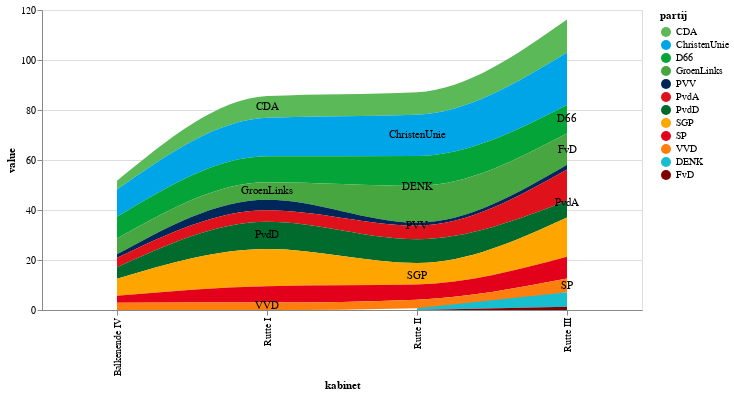

The notebook cell saved with this chart:
### Code cell
# Step 1: create the line
metric_of_interest = 'aantal_succesvolle_moties_zetel'
data = party_perf[party_perf['stat'] == metric_of_interest]
parties=list(party_perf['partij'].unique())
# https://imagecolorpicker.com/
party_colors = {
'CDA':'#5cb957',
 'ChristenUnie':'#00a5e8',
 'D66':'#04a438',
 'GroenLinks':'#48a641',
 'PVV':'#002759',
 'PvdA':'#df111a',
 'PvdD':'#006b2d',
 'SGP':'orange',
 'SP':'#e3001b',
 'VVD':'#ff7f0e',
 'DENK':'#17becf',
 'FvD':'#800000'}
area = alt.Chart(party_perf).mark_area(interpolate="monotone").encode(
    x='kabinet:O',
    y='value:Q',
    color=alt.Color('partij:N', scale=alt.Scale(
            domain=parties,
            range= [party_colors[p] for p in parties]))
).transform_filter(alt.FieldEqualPredicate(field='stat', equal=metric_of_interest))


def get_y_positions(party_perf, kabinet):
    return data.groupby(["kabinet", "partij"]).sum().loc[kabinet].iloc[::-1].cumsum()["value"]

def get_bar_width(kabinet, partij):
    query = f'kabinet == "{kabinet}" & partij == "{partij}"'
    return data.query(query)['value'].values[0]
    
xpos = ['Rutte III' if i%3==2 
                else 'Rutte II' if i%3==1
                else 'Rutte I' 
                for i, p in enumerate(parties)]

ys = {c: get_y_positions(party_perf, c) for c in cabinets}
ypos = [ys[xpos[i]].loc[p] - 0.5* get_bar_width(xpos[i],p) for i, p in enumerate(parties)]
test = [get_bar_width(xpos[i],p) for i, p in enumerate(parties)]
demotext = pd.DataFrame({'kabinet': xpos, 'value': ypos, 'partij': parties, 'test':test})
demotext

t = (alt.Chart(demotext).mark_text()
        .encode(
    x='kabinet:O',
    y='value:Q',
    text='partij:N'
))

chart = alt.layer(area, t, width=600)
chart

### Figure 1 — Vega-Lite specification as saved in the notebook (floating-point values rounded to 4 significant figures; data arrays with more than 128 entries replaced by an {"elided": "..."} marker saying what was removed)
{"config": {"view": {"continuousWidth": 400, "continuousHeight": 300}}, "layer": [{"data": {"name": "data-55ccaf7806b71905c2600c0fb420fd5b"}, "mark": {"type": "area", "interpolate": "monotone"}, "encoding": {"color": {"type": "nominal", "field": "partij", "scale": {"domain": ["CDA", "ChristenUnie", "D66", "GroenLinks", "PVV", "PvdA", "PvdD", "SGP", "SP", "VVD", "DENK", "FvD"], "range": ["#5cb957", "#00a5e8", "#04a438", "#48a641", "#002759", "#df111a", "#006b2d", "orange", "#e3001b", "#ff7f0e", "#17becf", "#800000"]}}, "x": {"type": "ordinal", "field": "kabinet"}, "y": {"type": "quantitative", "field": "value"}}, "transform": [{"filter": {"equal": "aantal_succesvolle_moties_zetel", "field": "stat"}}]}, {"data": {"name": "data-a37a033982caffb151f30741cb0f18b5"}, "mark": "text", "encoding": {"text": {"type": "nominal", "field": "partij"}, "x": {"type": "ordinal", "field": "kabinet"}, "y": {"type": "quantitative", "field": "value"}}}], "width": 600, "$schema": "https://vega.github.io/schema/vega-lite/v4.8.1.json", "datasets": {"data-55ccaf7806b71905c2600c0fb420fd5b": {"elided": "352 records"}, "data-a37a033982caffb151f30741cb0f18b5": [{"kabinet": "Rutte I", "value": 81.24, "partij": "CDA", "test": 8.633}, {"kabinet": "Rutte II", "value": 69.85, "partij": "ChristenUnie", "test": 16.44}, {"kabinet": "Rutte III", "value": 76.35, "partij": "D66", "test": 11.34}, {"kabinet": "Rutte I", "value": 47.62, "partij": "GroenLinks", "test": 7.023}, {"kabinet": "Rutte II", "value": 33.62, "partij": "PVV", "test": 1.194}, {"kabinet": "Rutte III", "value": 42.8, "partij": "PvdA", "test": 12.52}, {"kabinet": "Rutte I", "value": 29.83, "partij": "PvdD", "test": 10.91}, {"kabinet": "Rutte II", "value": 13.74, "partij": "SGP", "test": 8.576}, {"kabinet": "Rutte III", "value": 9.782, "partij": "SP", "test": 8.741}, {"kabinet": "Rutte I", "value": 1.475, "partij": "VVD", "test": 2.951}, {"kabinet": "Rutte II", "value": 49.29, "partij": "DENK", "test": 0.737}, {"kabinet": "Rutte III", "value": 64.19, "partij": "FvD", "test": 1.302}]}}
